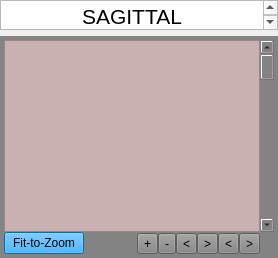
                             <widget class="QWidget" name="page_19">
                              <layout class="QGridLayout" name="gridLayout_193">
                               <property name="leftMargin">
                                <number>0</number>
                               </property>
                               <property name="topMargin">
                                <number>0</number>
                               </property>
                               <property name="rightMargin">
                                <number>0</number>
                               </property>
                               <property name="bottomMargin">
                                <number>0</number>
                               </property>
                               <item row="0" column="0">
                                <widget class="QTextEdit" name="textEdit_12">
                                 <property name="minimumSize">
                                  <size>
                                   <width>0</width>
                                   <height>30</height>
                                  </size>
                                 </property>
                                 <property name="maximumSize">
                                  <size>
                                   <width>16777215</width>
                                   <height>30</height>
                                  </size>
                                 </property>
                                 <property name="readOnly">
                                  <bool>true</bool>
                                 </property>
                                 <property name="html">
                                  <string>&lt;!DOCTYPE HTML PUBLIC &quot;-//W3C//DTD HTML 4.0//EN&quot; &quot;http://www.w3.org/TR/REC-html40/strict.dtd&quot;&gt;
&lt;html&gt;&lt;head&gt;&lt;meta name=&quot;qrichtext&quot; content=&quot;1&quot; /&gt;&lt;meta charset=&quot;utf-8&quot; /&gt;&lt;style type=&quot;text/css&quot;&gt;
p, li { white-space: pre-wrap; }
hr { height: 1px; border-width: 0; }
li.unchecked::marker { content: &quot;\2610&quot;; }
li.checked::marker { content: &quot;\2612&quot;; }
&lt;/style&gt;&lt;/head&gt;&lt;body style=&quot; font-family:'Ubuntu Sans'; font-size:11pt; font-weight:400; font-style:normal;&quot;&gt;
&lt;p align=&quot;center&quot; style=&quot; margin-top:0px; margin-bottom:0px; margin-left:0px; margin-right:0px; -qt-block-indent:0; text-indent:0px;&quot;&gt;&lt;span style=&quot; font-family:'Sans'; font-size:16pt;&quot;&gt;SAGITTAL&lt;/span&gt;&lt;/p&gt;&lt;/body&gt;&lt;/html&gt;</string>
                                 </property>
                                </widget>
                               </item>
                               <item row="1" column="0">
                                <widget class="QFrame" name="frame_12">
                                 <property name="minimumSize">
                                  <size>
                                   <width>0</width>
                                   <height>200</height>
                                  </size>
                                 </property>
                                 <property name="styleSheet">
                                  <string notr="true">border-color: rgb(170, 170, 170);
background-color: rgb(131, 131, 131);
</string>
                                 </property>
                                 <property name="frameShape">
                                  <enum>QFrame::NoFrame</enum>
                                 </property>
                                 <layout class="QGridLayout" name="gridLayout_194">
                                  <property name="leftMargin">
                                   <number>4</number>
                                  </property>
                                  <property name="topMargin">
                                   <number>4</number>
                                  </property>
                                  <property name="rightMargin">
                                   <number>4</number>
                                  </property>
                                  <property name="bottomMargin">
                                   <number>4</number>
                                  </property>
                                  <property name="spacing">
                                   <number>0</number>
                                  </property>
                                  <item row="1" column="0" colspan="9">
                                   <widget class="QVTKRenderWindowInteractor" name="vtkWidget_data_sagittal_2">
                                    <property name="styleSheet">
                                     <string notr="true">background-color: rgb(200, 177, 176);</string>
                                    </property>
                                   </widget>
                                  </item>
                                  <item row="3" column="8">
                                   <layout class="QHBoxLayout" name="horizontalLayout_38">
                                    <item>
                                     <widget class="QToolButton" name="go_down_data3d1_2">
                                      <property name="toolTip">
                                       <string>Pan down</string>
                                      </property>
                                      <property name="text">
                                       <string>&lt;</string>
                                      </property>
                                      <property name="icon">
                                       <iconset theme="QIcon::ThemeIcon::GoDown"/>
                                      </property>
                                     </widget>
                                    </item>
                                    <item>
                                     <widget class="QToolButton" name="go_up_data3d1_2">
                                      <property name="toolTip">
                                       <string>Pan up</string>
                                      </property>
                                      <property name="text">
                                       <string>&gt;</string>
                                      </property>
                                      <property name="icon">
                                       <iconset theme="QIcon::ThemeIcon::GoUp"/>
                                      </property>
                                     </widget>
                                    </item>
                                    <item>
                                     <widget class="QToolButton" name="go_left_data3d1_2">
                                      <property name="toolTip">
                                       <string>Pan left</string>
                                      </property>
                                      <property name="text">
                                       <string>&lt;</string>
                                      </property>
                                     </widget>
                                    </item>
                                    <item>
                                     <widget class="QToolButton" name="go_right_data3d1_2">
                                      <property name="toolTip">
                                       <string>Pan right</string>
                                      </property>
                                      <property name="text">
                                       <string>&gt;</string>
                                      </property>
                                     </widget>
                                    </item>
                                   </layout>
                                  </item>
                                  <item row="3" column="7">
                                   <layout class="QHBoxLayout" name="horizontalLayout_39">
                                    <item>
                                     <widget class="QToolButton" name="zoom_in_data3d1_2">
                                      <property name="toolTip">
                                       <string>Zoom in</string>
                                      </property>
                                      <property name="text">
                                       <string>+</string>
                                      </property>
                                     </widget>
                                    </item>
                                    <item>
                                     <widget class="QToolButton" name="zoom_out_data3d1_2">
                                      <property name="toolTip">
                                       <string>Zoom out</string>
                                      </property>
                                      <property name="text">
                                       <string>-</string>
                                      </property>
                                     </widget>
                                    </item>
                                   </layout>
                                  </item>
                                  <item row="2" column="0" rowspan="2">
                                   <widget class="QPushButton" name="fit_to_zoom_data3d1_2">
                                    <property name="toolTip">
                                     <string>Fit the image to the window</string>
                                    </property>
                                    <property name="styleSheet">
                                     <string notr="true">
background-color: rgb(0, 153, 255);</string>
                                    </property>
                                    <property name="text">
                                     <string>Fit-to-Zoom</string>
                                    </property>
                                    <property name="autoDefault">
                                     <bool>false</bool>
                                    </property>
                                    <property name="default">
                                     <bool>false</bool>
                                    </property>
                                    <property name="flat">
                                     <bool>false</bool>
                                    </property>
                                   </widget>
                                  </item>
                                  <item row="1" column="9">
                                   <widget class="QScrollBar" name="Scroll_data3d1_2">
                                    <property name="pageStep">
                                     <number>10</number>
                                    </property>
                                   </widget>
                                  </item>
                                 </layout>
                                </widget>
                               </item>
                              </layout>
                             </widget>
